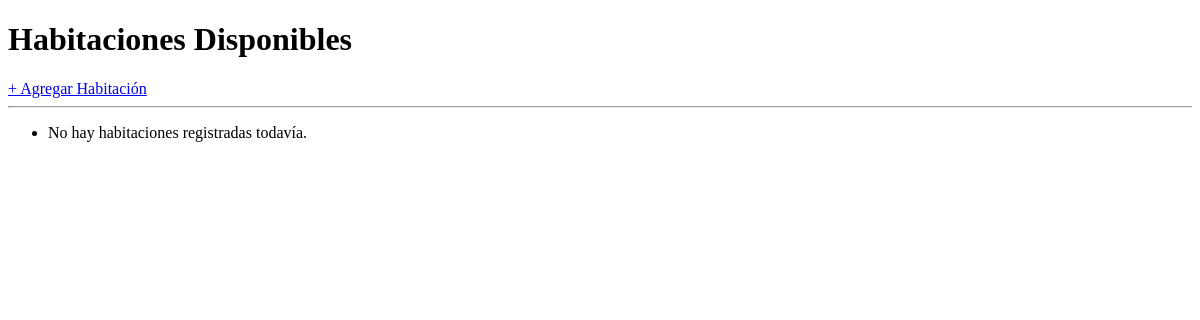
Page /habitaciones/ on the earlier database version.
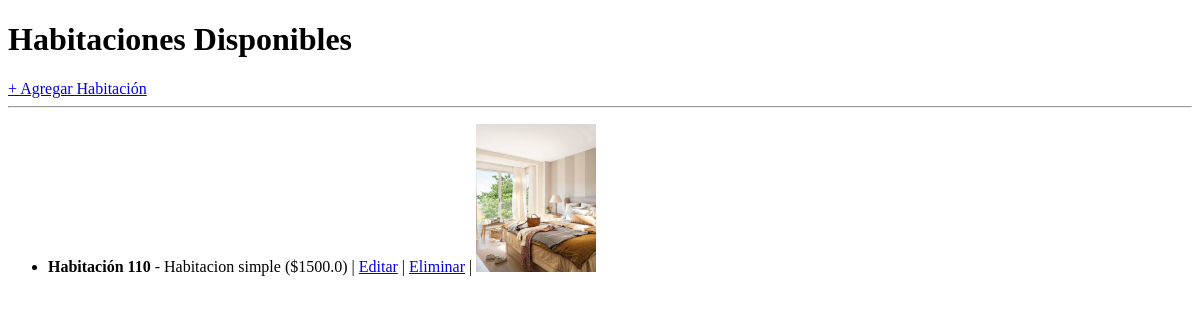
Same page on the later database version.
### habitaciones/models.py (models this page shows, shortened)
class Habitacion(models.Model):
    numero = models.IntegerField(unique=True, primary_key=True, auto_created=True)
    tipo = models.TextField()
    precio = models.FloatField()
    capacidad = models.IntegerField()
    disponible = models.BooleanField()
    imagen = models.ImageField()

### habitaciones/views.py (the view)
# urls.py: path('', views.lista_habitaciones, name='lista_habitaciones'),
def lista_habitaciones(request):
    habitaciones = Habitacion.objects.all()
    return render(request, 'habitaciones/lista.html', {'habitaciones': habitaciones})

### habitaciones/templates/habitaciones/lista.html (shortened to what this page needs)
<!DOCTYPE html>
<html lang="es">
<head>
</head>
<body>
    <h1>Habitaciones Disponibles</h1>
    <a href="{% url 'crear_habitacion' %}">+ Agregar Habitación</a>
    <hr>
    <ul>
        {% for habitacion in habitaciones %}
            <li>
                <strong>Habitación {{ habitacion.numero }}</strong> - {{ habitacion.tipo }} (${{ habitacion.precio }})
                | <a href="{% url 'editar_habitacion' habitacion.numero %}">Editar</a>
                | <a href="{% url 'eliminar_habitacion' habitacion.numero %}">Eliminar</a>
                | <img src="{{ habitacion.imagen.url }}" alt="Habitación {{ habitacion.numero }}" width="120">
            </li>
        {% empty %}
            <li>No hay habitaciones registradas todavía.</li>
        {% endfor %}
    </ul>
</body>
</html>

Differences in the rows shown:
added Habitacion: numero "110", tipo "Habitacion simple", precio "1500.0", imagen (picture)
Other differences:
text no longer shown: "No hay habitaciones registradas todavía."
